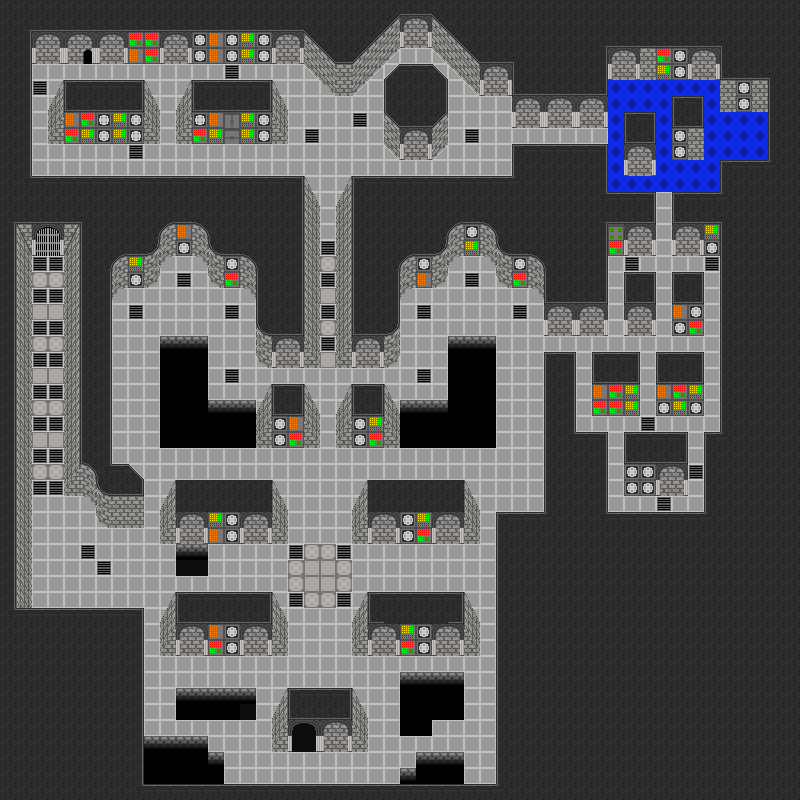

Rendered tile map (Tiled .tmx) drawn with the repository's tilesets; below, a short description and the map source with its tile grids summarised:
An orthogonal 50x50 tile map with 16x16 px tiles, 8 tile layers (background, tile, detail1, detail2, ...), 6 tilesets.

<map version="1.0" tiledversion="1.0.2" orientation="orthogonal" renderorder="left-up" width="50" height="50" tilewidth="16" tileheight="16" nextobjectid="1">
 <tileset firstgid="1" name="texturesFORTRESS_01" tilewidth="16" tileheight="16" tilecount="256" columns="16">
  <image source="texturesFORTRESS_01.png" width="256" height="256" />
 </tileset>
 <tileset firstgid="257" name="texturesCAVE_01" tilewidth="16" tileheight="16" tilecount="256" columns="16">
  <image source="texturesCAVE_01.png" width="256" height="256" />
 </tileset>
 <tileset firstgid="513" name="texturesTRIM_01" tilewidth="16" tileheight="16" tilecount="64" columns="8">
  <image source="texturesTRIM_01.png" width="128" height="128" />
 </tileset>
 <tileset firstgid="577" name="LIGHTMAPS_01" tilewidth="16" tileheight="16" tilecount="64" columns="8">
  <image source="LIGHTMAPS_01.png" width="128" height="128" />
 </tileset>
 <tileset firstgid="641" name="texturesLAB_01" tilewidth="16" tileheight="16" tilecount="256" columns="16">
  <image source="texturesLAB_01.png" width="256" height="256" />
  <tile id="64">
   <animation>
    <frame tileid="64" duration="100" />
    <frame tileid="65" duration="100" />
   </animation>
  </tile>
 </tileset>
 <tileset firstgid="897" name="texturesME_01" tilewidth="16" tileheight="16" tilecount="256" columns="16">
  <image source="texturesME_01.png" width="256" height="256" />
 </tileset>
 <layer name="background" width="50" height="50">
  <data>[2500 cells, 2500 non-empty, 1 distinct tile ids]</data>
 </layer>
 <layer name="tile" width="50" height="50">
  <data>[2500 cells, 1205 non-empty, 25 distinct tile ids]</data>
 </layer>
 <layer name="detail1" width="50" height="50">
  <data>[2500 cells, 420 non-empty, 35 distinct tile ids]</data>
 </layer>
 <layer name="detail2" width="50" height="50">
  <data>[2500 cells, 36 non-empty, 12 distinct tile ids]</data>
 </layer>
 <layer name="water" width="50" height="50">
  <data>[2500 cells, 28 non-empty, 6 distinct tile ids]</data>
 </layer>
 <layer name="detail3" width="50" height="50">
  <data>[2500 cells, 459 non-empty, 25 distinct tile ids]</data>
 </layer>
 <layer name="gameplay" width="50" height="50">
  <data>[2500 cells, 2 non-empty, 2 distinct tile ids]</data>
 </layer>
 <layer name="above" width="50" height="50">
  <data>[2500 cells, 0 non-empty, 0 distinct tile ids]</data>
 </layer>
 <objectgroup name="collisions" />
 <objectgroup name="entities" />
 <objectgroup name="creatures" />
 <objectgroup name="script" />
 <objectgroup name="triggers" />
</map>
